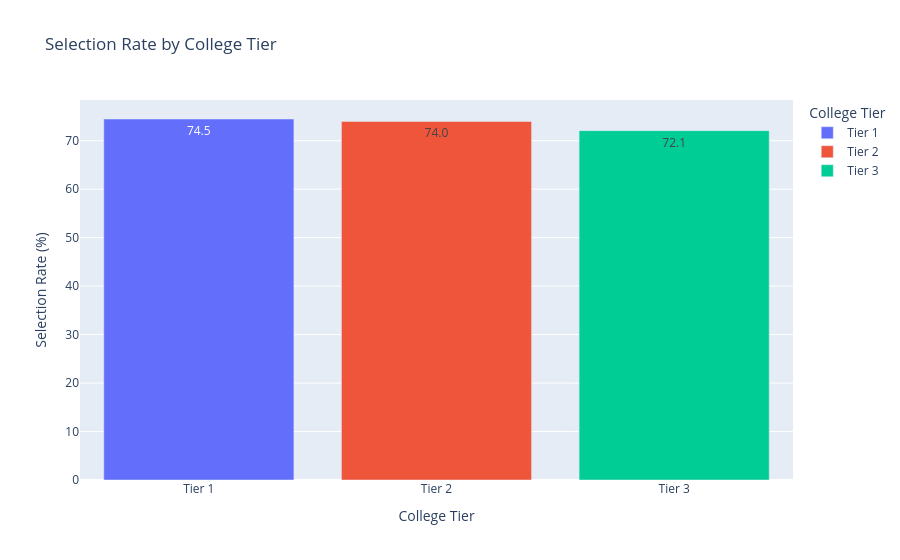

The cell this chart's notebook holds for it:
### Markdown cell above
Question 4: College Tier & Institutional Prestige
Does coming from a 'Tier 1' college actually help?

### Code cell
tier_analysis = df.groupby('college_tier')['selected'].mean().reset_index()
tier_analysis['selected_pct'] = tier_analysis['selected'] * 100

fig_tier = px.bar(tier_analysis, x='college_tier', y='selected_pct',
                 title='Selection Rate by College Tier',
                 labels={'selected_pct': 'Selection Rate (%)', 'college_tier': 'College Tier'},
                 color='college_tier',
                 text_auto='.1f')
fig_tier.show()

### Figure 1 — Plotly figure (JSON) as saved in the notebook; plotly's stock layout.template omitted (floating-point values rounded to 4 significant figures)
{"data": [{"alignmentgroup": "True", "hovertemplate": "College Tier=%{x}<br>Selection Rate (%)=%{y}<extra></extra>", "legendgroup": "Tier 1", "marker": {"color": "#636efa", "pattern": {"shape": ""}}, "name": "Tier 1", "offsetgroup": "Tier 1", "orientation": "v", "showlegend": true, "textposition": "auto", "texttemplate": "%{y:.1f}", "type": "bar", "x": ["Tier 1"], "xaxis": "x", "y": [74.47], "yaxis": "y"}, {"alignmentgroup": "True", "hovertemplate": "College Tier=%{x}<br>Selection Rate (%)=%{y}<extra></extra>", "legendgroup": "Tier 2", "marker": {"color": "#EF553B", "pattern": {"shape": ""}}, "name": "Tier 2", "offsetgroup": "Tier 2", "orientation": "v", "showlegend": true, "textposition": "auto", "texttemplate": "%{y:.1f}", "type": "bar", "x": ["Tier 2"], "xaxis": "x", "y": [73.97], "yaxis": "y"}, {"alignmentgroup": "True", "hovertemplate": "College Tier=%{x}<br>Selection Rate (%)=%{y}<extra></extra>", "legendgroup": "Tier 3", "marker": {"color": "#00cc96", "pattern": {"shape": ""}}, "name": "Tier 3", "offsetgroup": "Tier 3", "orientation": "v", "showlegend": true, "textposition": "auto", "texttemplate": "%{y:.1f}", "type": "bar", "x": ["Tier 3"], "xaxis": "x", "y": [72.07], "yaxis": "y"}], "layout": {"barmode": "relative", "legend": {"title": {"text": "College Tier"}, "tracegroupgap": 0}, "title": {"text": "Selection Rate by College Tier"}, "xaxis": {"anchor": "y", "categoryarray": ["Tier 1", "Tier 2", "Tier 3"], "categoryorder": "array", "domain": [0, 1], "title": {"text": "College Tier"}}, "yaxis": {"anchor": "x", "domain": [0, 1], "title": {"text": "Selection Rate (%)"}}}}
